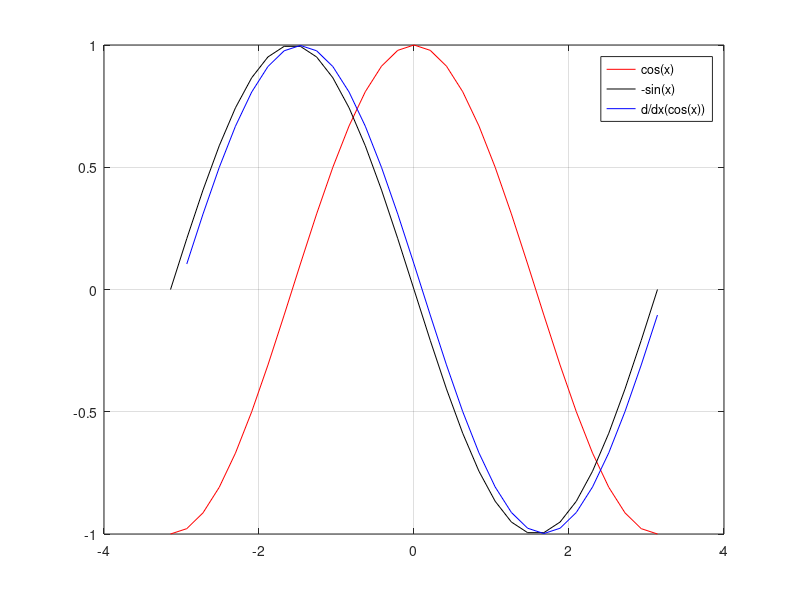

MATLAB code for this plot:
clear; clc; close all;
n=30;
h=2*pi/n;
X = -pi:h:pi;
Y = cos(X);
X1 = X(2:end);
Y1 = (Y(2:end)-Y(1:end-1))/h;
Y2 = -sin(X);
plot(X,Y,'r',X,Y2,'k',X1,Y1,'b')
grid on
legend('cos(x)','-sin(x)','d/dx(cos(x))')